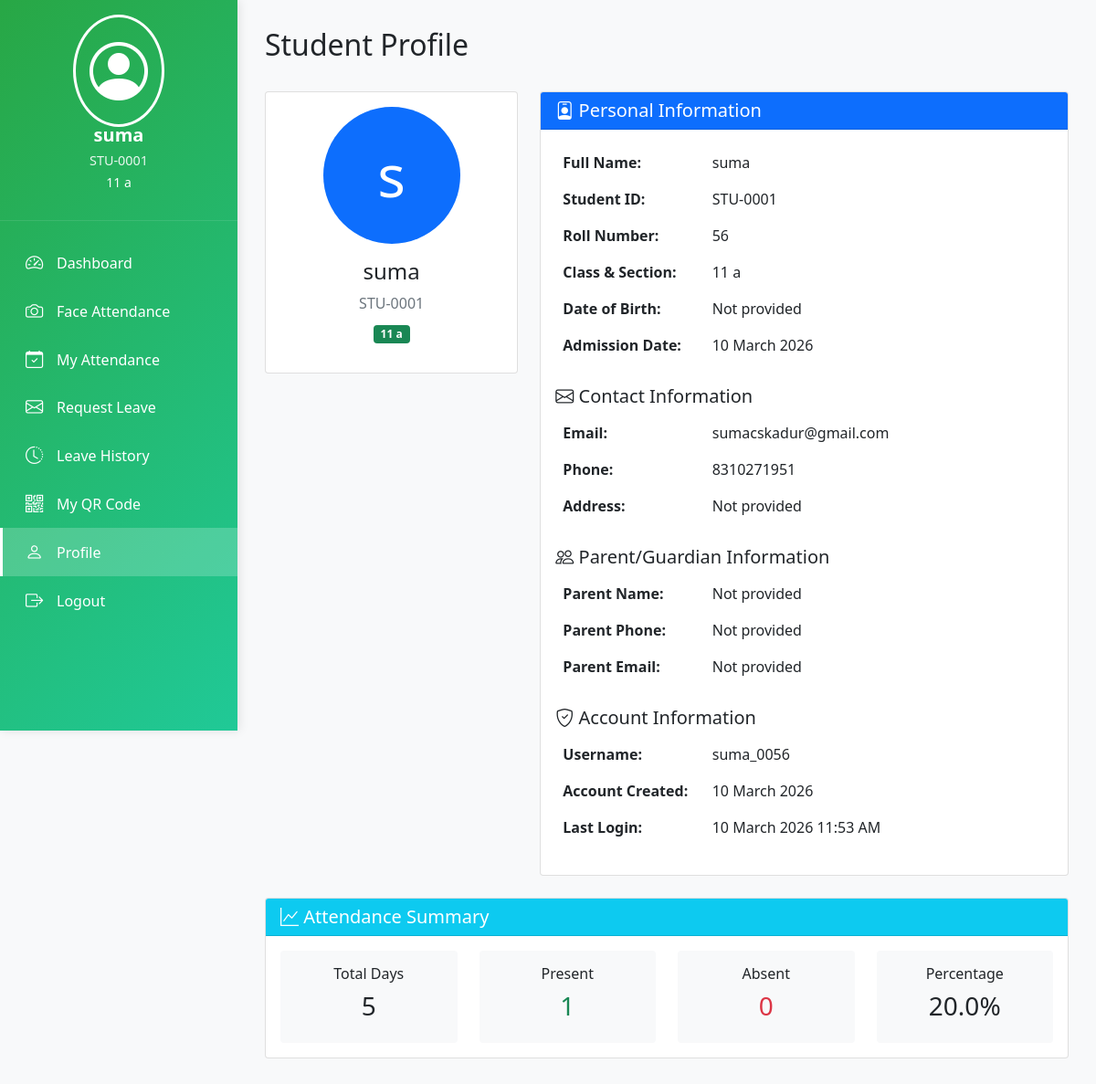
/student/profile (signed in), run on the app's committed database.
### app/models.py (models this page shows, shortened)
class Student(db.Model):
    __tablename__ = 'students'
    id = db.Column(db.Integer, primary_key=True)
    student_id = db.Column(db.String(20), unique=True, nullable=False)
    name = db.Column(db.String(100), nullable=False)
    roll_number = db.Column(db.String(20), unique=True, nullable=False)
    class_name = db.Column(db.String(50))
    section = db.Column(db.String(10))
    email = db.Column(db.String(120))
    phone = db.Column(db.String(20))
    address = db.Column(db.Text)
    photo_path = db.Column(db.String(200))
    face_encoded = db.Column(db.Boolean, default=False)
    parent_name = db.Column(db.String(100))
    parent_phone = db.Column(db.String(20))
    parent_email = db.Column(db.String(120))
    date_of_birth = db.Column(db.Date)
    admission_date = db.Column(db.Date, default=datetime.utcnow)
    created_at = db.Column(db.DateTime, default=datetime.utcnow)
    updated_at = db.Column(db.DateTime, default=datetime.utcnow, onupdate=datetime.utcnow)
    attendances = db.relationship('Attendance', backref='student', lazy=True, cascade='all, delete-orphan')
    face_encodings = db.relationship('FaceEncoding', backref='student', lazy=True, cascade='all, delete-orphan')
    leave_requests = db.relationship('LeaveRequest', backref='student', lazy=True, cascade='all, delete-orphan')

class StudentUser(UserMixin, db.Model):
    __tablename__ = 'student_users'
    id = db.Column(db.Integer, primary_key=True)
    student_id = db.Column(db.Integer, db.ForeignKey('students.id'), unique=True, nullable=False)
    username = db.Column(db.String(64), unique=True, nullable=False)
    password_hash = db.Column(db.String(128))
    last_login = db.Column(db.DateTime)
    is_active = db.Column(db.Boolean, default=True)
    created_at = db.Column(db.DateTime, default=datetime.utcnow)
    student = db.relationship('Student', backref='user_account', uselist=False)

### app/student_routes.py (the view)
@student_bp.route('/profile')
@login_required
@student_required
def profile():
    student = current_user.student
    today = date.today()
    total_days = (today - student.admission_date).days if student.admission_date else 30
    total_days = max(total_days, 1)
    total_attendance = Attendance.query.filter_by(student_id=student.id).count()
    attendance_percentage = (total_attendance / total_days * 100)
    month_start = date(today.year, today.month, 1)
    month_attendance = Attendance.query.filter(
        Attendance.student_id == student.id,
        Attendance.date >= month_start,
        Attendance.date <= today
    ).all()
    stats = {
        'total_attendance': total_attendance,
        'attendance_percentage': round(attendance_percentage, 2),
        'present_this_month': sum(1 for a in month_attendance if a.status == 'present'),
        'absent_this_month': sum(1 for a in month_attendance if a.status == 'absent'),
        'late_this_month': sum(1 for a in month_attendance if a.status == 'late'),
        'total_days': total_days
    }
    return render_template('student/profile.html', student=student, stats=stats, datetime=datetime)

### app/models.py (called while the page is built)
@login_manager.user_loader
def load_user(user_id):
    if user_id.startswith('staff_'):
        return User.query.get(int(user_id.replace('staff_', '')))
    elif user_id.startswith('student_'):
        return StudentUser.query.get(int(user_id.replace('student_', '')))
    return None

### app/student_routes.py (called while the page is built)
def student_required(f):
    @wraps(f)
    def decorated_function(*args, **kwargs):
        if not current_user.is_authenticated:
            flash('Please log in to access this page.', 'warning')
            return redirect(url_for('auth.student_login'))
        if not hasattr(current_user, 'student'):
            flash('Access denied. Student privileges required.', 'danger')
            return redirect(url_for('main.dashboard'))
        if current_user.student is None:
            flash('Your student account no longer exists.', 'danger')
            logout_user()
            return redirect(url_for('auth.student_login'))
        return f(*args, **kwargs)
    return decorated_function

### app/templates/student/profile.html (shortened to what this page needs)
{% extends "student/base.html" %}
{% block page_title %}Student Profile{% endblock %}
{% block content %}
<div class="row">
    <div class="col-md-4 mb-4">
        <div class="card">
            <div class="card-body text-center">
                <div class="profile-avatar mb-3">
                    <div class="bg-primary text-white d-flex align-items-center justify-content-center mx-auto"
                         style="width: 150px; height: 150px; border-radius: 50%; font-size: 4rem;">
                        {{ student.name[0] }}
                    </div>
                </div>
                <h4>{{ student.name }}</h4>
                <p class="text-muted mb-2">{{ student.student_id }}</p>
                <span class="badge bg-success mb-3">{{ student.class_name }} {{ student.section }}</span>
            </div>
        </div>
    </div>
    <div class="col-md-8 mb-4">
        <div class="card">
            <div class="card-header bg-primary text-white">
                <h5 class="mb-0"><i class="bi bi-person-badge"></i> Personal Information</h5>
            </div>
            <div class="card-body">
                <table class="table table-borderless">
                    <tr>
                        <th width="30%">Full Name:</th>
                        <td>{{ student.name }}</td>
                    </tr>
                    <tr>
                        <th>Student ID:</th>
                        <td>{{ student.student_id }}</td>
                    </tr>
                    <tr>
                        <th>Roll Number:</th>
                        <td>{{ student.roll_number }}</td>
                    </tr>
                    <tr>
                        <th>Class & Section:</th>
                        <td>{{ student.class_name }} {{ student.section }}</td>
                    </tr>
                    <tr>
                        <th>Date of Birth:</th>
                        <td>{{ student.date_of_birth.strftime('%d %B %Y') if student.date_of_birth else 'Not provided' }}</td>
                    </tr>
                    <tr>
                        <th>Admission Date:</th>
                        <td>{{ student.admission_date.strftime('%d %B %Y') if student.admission_date else 'Not provided' }}</td>
                    </tr>
                </table>
                <h5 class="mt-4"><i class="bi bi-envelope"></i> Contact Information</h5>
                <table class="table table-borderless">
                    <tr>
                        <th width="30%">Email:</th>
                        <td>{{ student.email or 'Not provided' }}</td>
                    </tr>
                    <tr>
                        <th>Phone:</th>
                        <td>{{ student.phone or 'Not provided' }}</td>
                    </tr>
                    <tr>
                        <th>Address:</th>
                        <td>{{ student.address or 'Not provided' }}</td>
                    </tr>
                </table>
                <h5 class="mt-4"><i class="bi bi-people"></i> Parent/Guardian Information</h5>
                <table class="table table-borderless">
                    <tr>
                        <th width="30%">Parent Name:</th>
                        <td>{{ student.parent_name or 'Not provided' }}</td>
                    </tr>
                    <tr>
                        <th>Parent Phone:</th>
                        <td>{{ student.parent_phone or 'Not provided' }}</td>
                    </tr>
                    <tr>
                        <th>Parent Email:</th>
                        <td>{{ student.parent_email or 'Not provided' }}</td>
                    </tr>
                </table>
                <h5 class="mt-4"><i class="bi bi-shield-check"></i> Account Information</h5>
                <table class="table table-borderless">
                    <tr>
                        <th width="30%">Username:</th>
                        <td>{{ current_user.username }}</td>
                    </tr>
                    <tr>
                        <th>Account Created:</th>
                        <td>{{ current_user.created_at.strftime('%d %B %Y') }}</td>
                    </tr>
                    <tr>
                        <th>Last Login:</th>
                        <td>{{ current_user.last_login.strftime('%d %B %Y %I:%M %p') if current_user.last_login else 'First time' }}</td>
                    </tr>
                </table>
            </div>
        </div>
    </div>
</div>
<div class="row">
    <div class="col-12">
        <div class="card">
            <div class="card-header bg-info text-white">
                <h5 class="mb-0"><i class="bi bi-graph-up"></i> Attendance Summary</h5>
            </div>
            <div class="card-body">
                <div class="row text-center">
                    <div class="col-md-3">
                        <div class="p-3 bg-light rounded">
                            <h6>Total Days</h6>
                            <h3>{{ stats.total_days }}</h3>
                        </div>
                    </div>
                    <div class="col-md-3">
                        <div class="p-3 bg-light rounded">
                            <h6>Present</h6>
                            <h3 class="text-success">{{ stats.present_this_month }}</h3>
                        </div>
                    </div>
                    <div class="col-md-3">
                        <div class="p-3 bg-light rounded">
                            <h6>Absent</h6>
                            <h3 class="text-danger">{{ stats.absent_this_month }}</h3>
                        </div>
                    </div>
                    <div class="col-md-3">
                        <div class="p-3 bg-light rounded">
                            <h6>Percentage</h6>
                            <h3>{{ stats.attendance_percentage }}%</h3>
                        </div>
                    </div>
                </div>
            </div>
        </div>
    </div>
</div>
{% endblock %}

### app/templates/student/base.html (shortened to what this page needs)
<!DOCTYPE html>
<html lang="en">
<head>
    <link href="https://cdn.jsdelivr.net/npm/bootstrap@5.1.3/dist/css/bootstrap.min.css" rel="stylesheet">
    <link rel="stylesheet" href="https://cdn.jsdelivr.net/npm/bootstrap-icons@1.8.1/font/bootstrap-icons.css">
</head>
<body>
    <div class="sidebar" id="sidebar">
        <div class="profile-section">
            <i class="bi bi-person-circle"></i>
            <h5>{{ current_user.student.name }}</h5>
            <p>{{ current_user.student.student_id }}</p>
            <small>{{ current_user.student.class_name }} {{ current_user.student.section }}</small>
        </div>
        <nav class="nav flex-column">
            <a class="nav-link {% if request.endpoint == 'student.dashboard' %}active{% endif %}"
               href="{{ url_for('student.dashboard') }}">
                <i class="bi bi-speedometer2"></i> Dashboard
            </a>
            <a class="nav-link {% if request.endpoint == 'student.face_attendance' %}active{% endif %}"
               href="{{ url_for('student.face_attendance') }}">
                <i class="bi bi-camera"></i> Face Attendance
            </a>
            <a class="nav-link {% if request.endpoint == 'student.attendance' %}active{% endif %}"
               href="{{ url_for('student.attendance') }}">
                <i class="bi bi-calendar-check"></i> My Attendance
            </a>
            <a class="nav-link {% if request.endpoint == 'student.leave_request' %}active{% endif %}"
               href="{{ url_for('student.leave_request') }}">
                <i class="bi bi-envelope"></i> Request Leave
            </a>
            <a class="nav-link {% if request.endpoint == 'student.leave_history' %}active{% endif %}"
               href="{{ url_for('student.leave_history') }}">
                <i class="bi bi-clock-history"></i> Leave History
            </a>
            <a class="nav-link {% if request.endpoint == 'student.qr_code' %}active{% endif %}"
               href="{{ url_for('student.qr_code') }}">
                <i class="bi bi-qr-code"></i> My QR Code
            </a>
            <a class="nav-link {% if request.endpoint == 'student.profile' %}active{% endif %}"
               href="{{ url_for('student.profile') }}">
                <i class="bi bi-person"></i> Profile
            </a>
            <a class="nav-link" href="{{ url_for('auth.logout') }}">
                <i class="bi bi-box-arrow-right"></i> Logout
            </a>
        </nav>
    </div>
    <div class="main-content">
        <div class="d-flex justify-content-between align-items-center mb-4">
            <h2>{% block page_title %}Student Portal{% endblock %}</h2>
        </div>
        {% block content %}{% endblock %}
    </div>
</body>
</html>

### app/templates/student/base.html (style rules this page uses)
:root { --primary-color: #28a745; --secondary-color: #20c997; }
body { background: #f8f9fa; font-family: 'Segoe UI', Tahoma, Geneva, Verdana, sans-serif; }
.sidebar { min-height: 100vh; background: linear-gradient(135deg, var(--primary-color), var(--secondary-color)); box-shadow: 2px 0 10px rgba(0,0,0,0.1); position: fixed; width: 260px; transition: all 0.3s; z-index: 1000; overflow-y: auto; }
.sidebar .profile-section { padding: 30px 20px; text-align: center; color: white; border-bottom: 1px solid rgba(255,255,255,0.1); }
.sidebar .profile-section i { font-size: 4rem; margin-bottom: 10px; border: 3px solid white; padding: 15px; border-radius: 50%; }
.sidebar .profile-section h5 { margin: 10px 0 5px; font-weight: 600; }
.sidebar .profile-section p { margin: 0; opacity: 0.9; font-size: 0.9rem; }
.sidebar .nav { padding: 20px 0; }
.sidebar .nav-link { color: white !important; padding: 12px 25px; transition: all 0.3s; border-left: 3px solid transparent; display: flex; align-items: center; }
.sidebar .nav-link i { margin-right: 10px; font-size: 1.2rem; width: 24px; }
.sidebar .nav-link.active { background: rgba(255,255,255,0.2); border-left-color: white; font-weight: 500; }
.main-content { margin-left: 260px; padding: 30px; min-height: 100vh; transition: all 0.3s; }

### data on the page
Student: student.name "suma", student.student_id "STU-0001", student.class_name "11", student.section "a", name "s", name "suma", student_id "STU-0001", class_name "11", section "a", roll_number "56", date_of_birth "Not provided", admission_date "10 March 2026", email "sumacskadur@gmail.com", phone "8310271951", address "Not provided", parent_name "Not provided", parent_phone "Not provided", parent_email "Not provided"
StudentUser: username "suma_0056", created_at "10 March 2026", last_login "10 March 2026 11:53 AM"

### other printed values
{{ stats.total_days }} "5"
{{ stats.present_this_month }} "1"
{{ stats.absent_this_month }} "0"
{{ stats.attendance_percentage }} "20.0"
